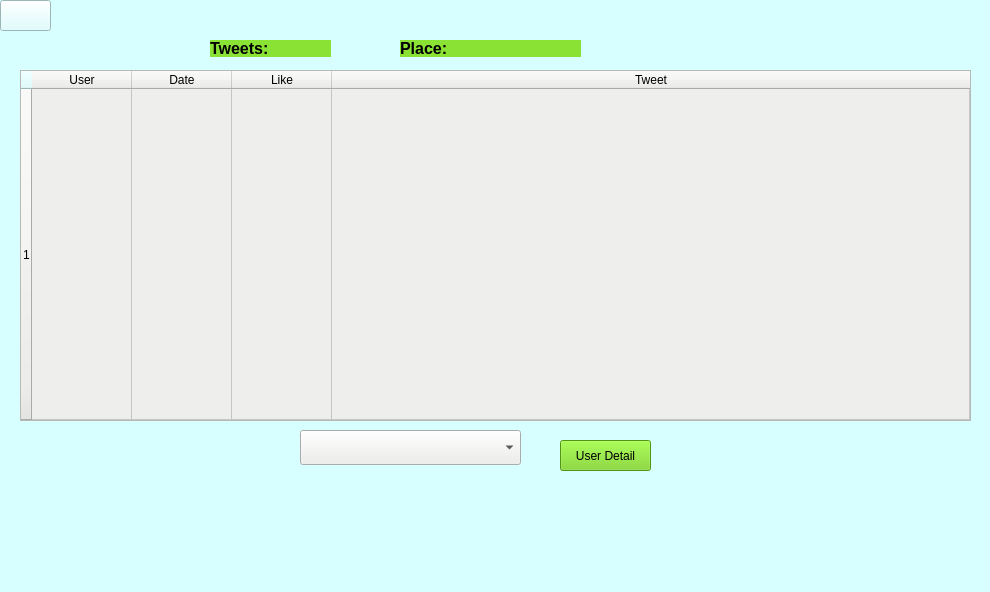
<?xml version="1.0" encoding="UTF-8"?>
<ui version="4.0">
 <class>MainWindow</class>
 <widget class="QWidget" name="MainWindow">
  <property name="geometry">
   <rect>
    <x>0</x>
    <y>0</y>
    <width>990</width>
    <height>592</height>
   </rect>
  </property>
  <property name="windowTitle">
   <string>GolSan2D</string>
  </property>
  <property name="styleSheet">
   <string notr="true">background-color: rgb(216, 255, 255);</string>
  </property>
  <property name="locale">
   <locale language="Vietnamese" country="Vietnam"/>
  </property>
  <widget class="QLabel" name="label_2">
   <property name="geometry">
    <rect>
     <x>400</x>
     <y>40</y>
     <width>51</width>
     <height>17</height>
    </rect>
   </property>
   <property name="font">
    <font>
     <pointsize>12</pointsize>
     <weight>75</weight>
     <bold>true</bold>
    </font>
   </property>
   <property name="styleSheet">
    <string notr="true">background-color: rgb(138, 226, 52);</string>
   </property>
   <property name="text">
    <string>Place:</string>
   </property>
  </widget>
  <widget class="QTableWidget" name="result">
   <property name="geometry">
    <rect>
     <x>20</x>
     <y>70</y>
     <width>951</width>
     <height>351</height>
    </rect>
   </property>
   <property name="sizePolicy">
    <sizepolicy hsizetype="Expanding" vsizetype="Expanding">
     <horstretch>0</horstretch>
     <verstretch>0</verstretch>
    </sizepolicy>
   </property>
   <property name="tabletTracking">
    <bool>false</bool>
   </property>
   <property name="autoFillBackground">
    <bool>false</bool>
   </property>
   <property name="styleSheet">
    <string notr="true">background-color: rgb(238, 238, 236);</string>
   </property>
   <property name="sizeAdjustPolicy">
    <enum>QAbstractScrollArea::AdjustToContents</enum>
   </property>
   <property name="autoScroll">
    <bool>true</bool>
   </property>
   <property name="dragEnabled">
    <bool>false</bool>
   </property>
   <property name="alternatingRowColors">
    <bool>false</bool>
   </property>
   <property name="iconSize">
    <size>
     <width>0</width>
     <height>0</height>
    </size>
   </property>
   <property name="gridStyle">
    <enum>Qt::SolidLine</enum>
   </property>
   <property name="wordWrap">
    <bool>true</bool>
   </property>
   <property name="cornerButtonEnabled">
    <bool>true</bool>
   </property>
   <property name="rowCount">
    <number>1</number>
   </property>
   <property name="columnCount">
    <number>4</number>
   </property>
   <attribute name="horizontalHeaderVisible">
    <bool>true</bool>
   </attribute>
   <attribute name="horizontalHeaderCascadingSectionResizes">
    <bool>true</bool>
   </attribute>
   <attribute name="horizontalHeaderMinimumSectionSize">
    <number>57</number>
   </attribute>
   <attribute name="horizontalHeaderDefaultSectionSize">
    <number>100</number>
   </attribute>
   <attribute name="horizontalHeaderHighlightSections">
    <bool>true</bool>
   </attribute>
   <attribute name="horizontalHeaderShowSortIndicator" stdset="0">
    <bool>true</bool>
   </attribute>
   <attribute name="horizontalHeaderStretchLastSection">
    <bool>true</bool>
   </attribute>
   <attribute name="verticalHeaderVisible">
    <bool>true</bool>
   </attribute>
   <attribute name="verticalHeaderCascadingSectionResizes">
    <bool>false</bool>
   </attribute>
   <attribute name="verticalHeaderMinimumSectionSize">
    <number>21</number>
   </attribute>
   <attribute name="verticalHeaderHighlightSections">
    <bool>true</bool>
   </attribute>
   <attribute name="verticalHeaderShowSortIndicator" stdset="0">
    <bool>false</bool>
   </attribute>
   <attribute name="verticalHeaderStretchLastSection">
    <bool>true</bool>
   </attribute>
   <row/>
   <column>
    <property name="text">
     <string>User</string>
    </property>
   </column>
   <column>
    <property name="text">
     <string>Date</string>
    </property>
   </column>
   <column>
    <property name="text">
     <string>Like</string>
    </property>
   </column>
   <column>
    <property name="text">
     <string>Tweet</string>
    </property>
   </column>
   <item row="0" column="3">
    <property name="text">
     <string/>
    </property>
   </item>
  </widget>
  <widget class="QLabel" name="tweet_count">
   <property name="geometry">
    <rect>
     <x>270</x>
     <y>40</y>
     <width>61</width>
     <height>17</height>
    </rect>
   </property>
   <property name="font">
    <font>
     <pointsize>12</pointsize>
     <weight>75</weight>
     <italic>true</italic>
     <bold>true</bold>
    </font>
   </property>
   <property name="styleSheet">
    <string notr="true">background-color: rgb(138, 226, 52);</string>
   </property>
   <property name="text">
    <string/>
   </property>
  </widget>
  <widget class="QComboBox" name="username">
   <property name="geometry">
    <rect>
     <x>300</x>
     <y>430</y>
     <width>221</width>
     <height>35</height>
    </rect>
   </property>
   <property name="styleSheet">
    <string notr="true">background-color: rgb(238, 238, 236);</string>
   </property>
   <property name="editable">
    <bool>false</bool>
   </property>
   <property name="currentText">
    <string/>
   </property>
   <property name="currentIndex">
    <number>-1</number>
   </property>
  </widget>
  <widget class="QLabel" name="label">
   <property name="geometry">
    <rect>
     <x>210</x>
     <y>40</y>
     <width>61</width>
     <height>17</height>
    </rect>
   </property>
   <property name="font">
    <font>
     <pointsize>12</pointsize>
     <weight>75</weight>
     <bold>true</bold>
    </font>
   </property>
   <property name="styleSheet">
    <string notr="true">background-color: rgb(138, 226, 52);</string>
   </property>
   <property name="text">
    <string>Tweets: </string>
   </property>
  </widget>
  <widget class="QPushButton" name="user_detail">
   <property name="geometry">
    <rect>
     <x>560</x>
     <y>440</y>
     <width>91</width>
     <height>31</height>
    </rect>
   </property>
   <property name="styleSheet">
    <string notr="true">background-color: rgb(115, 210, 22);</string>
   </property>
   <property name="text">
    <string>User Detail</string>
   </property>
  </widget>
  <widget class="QPushButton" name="back_arrow">
   <property name="geometry">
    <rect>
     <x>0</x>
     <y>0</y>
     <width>51</width>
     <height>31</height>
    </rect>
   </property>
   <property name="styleSheet">
    <string notr="true"/>
   </property>
   <property name="text">
    <string/>
   </property>
   <property name="icon">
    <iconset>
     <normaloff>../image/back_arrow.png</normaloff>../image/back_arrow.png</iconset>
   </property>
   <property name="iconSize">
    <size>
     <width>50</width>
     <height>50</height>
    </size>
   </property>
   <property name="autoDefault">
    <bool>false</bool>
   </property>
   <property name="default">
    <bool>false</bool>
   </property>
   <property name="flat">
    <bool>false</bool>
   </property>
  </widget>
  <widget class="QLabel" name="location">
   <property name="geometry">
    <rect>
     <x>450</x>
     <y>40</y>
     <width>131</width>
     <height>17</height>
    </rect>
   </property>
   <property name="font">
    <font>
     <pointsize>12</pointsize>
     <weight>75</weight>
     <italic>true</italic>
     <bold>true</bold>
    </font>
   </property>
   <property name="styleSheet">
    <string notr="true">background-color: rgb(138, 226, 52);</string>
   </property>
   <property name="text">
    <string/>
   </property>
  </widget>
  <widget class="QLabel" name="main_icon_2">
   <property name="geometry">
    <rect>
     <x>370</x>
     <y>480</y>
     <width>261</width>
     <height>131</height>
    </rect>
   </property>
   <property name="locale">
    <locale language="English" country="UnitedStates"/>
   </property>
   <property name="text">
    <string/>
   </property>
   <property name="pixmap">
    <pixmap>../image/Hust_Logo.png</pixmap>
   </property>
   <property name="scaledContents">
    <bool>true</bool>
   </property>
  </widget>
 </widget>
 <resources/>
 <connections/>
</ui>
